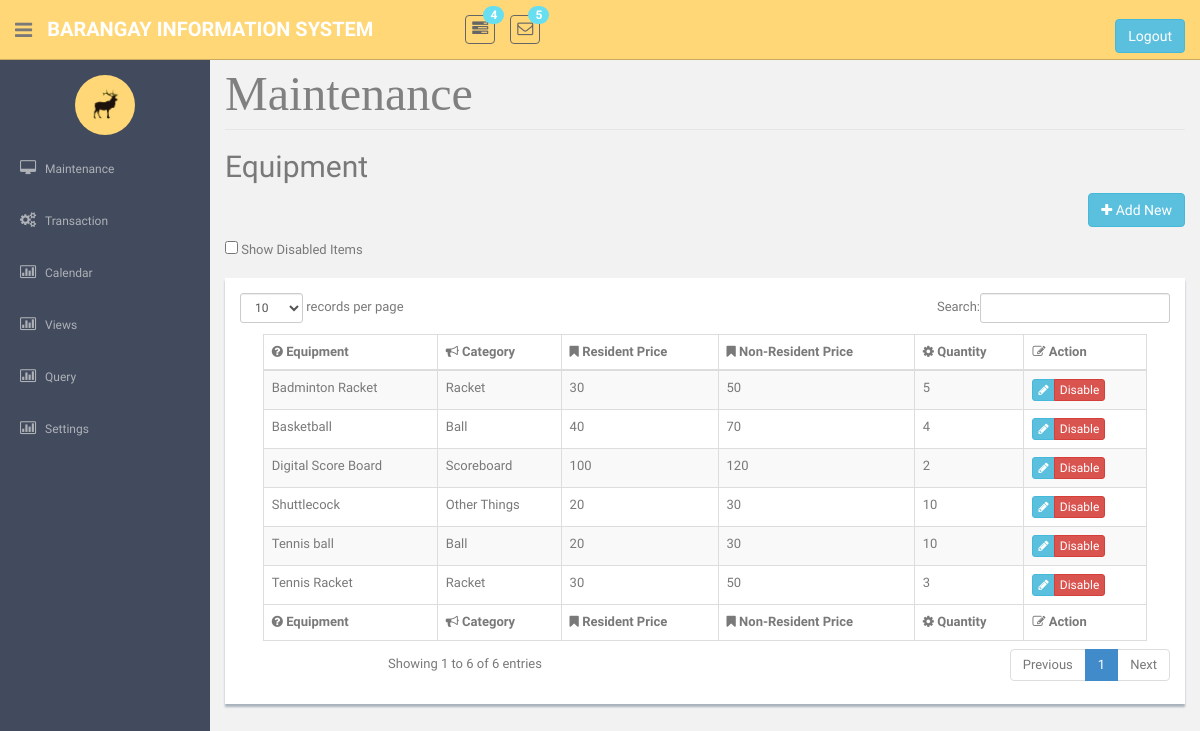
/EquipmentMaintenance.php, run on the app's committed database.
### tables this page shows
CREATE TABLE `tblequipment` (
  `strEquipNo` int(25) NOT NULL,
  `strEquipName` varchar(85) NOT NULL,
  `strEquipCategory` varchar(25) NOT NULL,
  `intEquipQuantity` int(11) NOT NULL,
  `dblEquipFee` double NOT NULL,
  `dblEquipNResidentCharge` double NOT NULL,
  `strStatus` varchar(10) NOT NULL,
  `imageUpload` varchar(100) NOT NULL
);

CREATE TABLE `tblcategory` (
  `strCategoryCode` int(25) NOT NULL,
  `strCategoryDesc` varchar(45) NOT NULL,
  `strCategoryType` varchar(45) NOT NULL
);

### EquipmentMaintenance.php (the view, shortened to what this page needs)
<!DOCTYPE html>
    <?php require('header.php');?>
    <?php require('sidebar.php');?>
<link href="datTables/dataTables.bootstrap.css" rel="stylesheet" />
      <section id="main-content">
          <section class="wrapper site-min-height">
<legend ><font face = "cambria" size = 8 color = "grey">  Maintenance </font></legend>
		<h2> Equipment</h2>
				<p align="right">
				<button type="button" class="btn btn-info" onclick = "window.location.href='EquipmentAdd.php'"><i class="fa fa-plus"></i> Add New</button>
				</p>
				<input type= checkbox id = "showdisabled" onclick ="showdis()"> Show Disabled Items<br>
										<center><br>
<div class = "showback" id = 'tblview'>
	<form method = POST>
				<table class="table table-striped table-bordered table-hover"  border = '3' style = 'width:95%' id="dataTable">
					<thead>
						<tr>
							<th><i class="fa fa-question-circle"></i> Equipment </th>
							<th><i class="fa fa-bullhorn"></i> Category </th>
							<th><i class="fa fa-bookmark"></i> Resident Price</th>
							<th><i class="fa fa-bookmark"></i> Non-Resident Price</th>
							<th><i class="fa fa-cog"></i> Quantity </th>
							<th><i class="fa fa-edit"></i> Action</th>
						</tr>
					</thead>
					<tfoot>
						<tr>
							<th><i class="fa fa-question-circle"></i> Equipment </th>
							<th><i class="fa fa-bullhorn"></i> Category </th>
							<th><i class="fa fa-bookmark"></i> Resident Price</th>
							<th><i class="fa fa-bookmark"></i> Non-Resident Price</th>
							<th><i class="fa fa-cog"></i> Quantity </th>
							<th><i class="fa fa-edit"></i> Action</th>
						</tr>
					</tfoot>
					<tbody><?php
					require('connection.php');
						$sql = "select * from tblequipment where strStatus = 'Enabled'";
						$query = mysqli_query($con, $sql);
						if(mysqli_num_rows($query) > 0){
							while($row = mysqli_fetch_object($query)){?>
								<tr> <td><?php echo $row->strEquipName?></td>
									<td><?php
								$query2 = mysqli_query($con,"Select * from tblCategory where strcategorycode = '$row->strEquipCategory'");
								if(mysqli_num_rows($query2) > 0){
									while($row1 = mysqli_fetch_object($query2)){
										echo  $row1->strCategoryDesc;
									}
								}
					?>				</td>
									<td><?php echo $row->dblEquipFee?></td>
									<td><?php echo $row->dblEquipNResidentCharge?></td>
									<td><?php echo $row->intEquipQuantity?></td>
									<td><div class="btn-group " role="group" aria-label="..." >
									<div class="btn-group " role="group">
									<button  class="btn btn-info btn-xs" type = submit name = "btnEdit" value = <?php echo $row->strEquipNo; ?> ><i class="fa fa-pencil"></i></button>
									</div>
									<div class="btn-group " role="group" >
									<button  class="btn btn-danger btn-xs" type = submit name = "btnDelete" onclick = "return confirm('Do you really want to continue?');" value = <?php echo $row->strEquipNo; ?> >Disable</button>
									</div>
									</div></td>
								</tr>
		<?php }} ?></tbody>
				</table>
                    </form>
</div><br><br>
                  </center>
		</section><! --/wrapper -->
      </section>
  </section>
  </body>
</html>

### assets/css/style.css (style rules this page uses)
body { color: #797979; background: #f2f2f2; font-family: 'Ruda', sans-serif; padding: 0px !important; margin: 0px !important; font-size:13px; }
#main-content { margin-left: 210px; }
.wrapper { display: inline-block; margin-top: 60px; padding-left: 15px; padding-right: 15px; padding-bottom: 15px; padding-top: 0px; width: 100%; }
.showback { background: #ffffff; padding: 15px; margin-bottom: 15px; box-shadow: 0px 3px 2px #aab2bd; }
.site-min-height { min-height: 900px; }

### data on the page
tblequipment: strEquipName "Badminton Racket", dblEquipFee "30", dblEquipNResidentCharge "50", intEquipQuantity "5", $row->strEquipNo 11 (drawn)
tblcategory: strCategoryDesc "Racket"
tblequipment: strEquipName "Tennis Racket", dblEquipFee "30", dblEquipNResidentCharge "50", intEquipQuantity "3", $row->strEquipNo 12 (drawn)
tblequipment: strEquipName "Basketball", dblEquipFee "40", dblEquipNResidentCharge "70", intEquipQuantity "4", $row->strEquipNo 13 (drawn)
tblcategory: strCategoryDesc "Ball"
tblequipment: strEquipName "Shuttlecock", dblEquipFee "20", dblEquipNResidentCharge "30", intEquipQuantity "10", $row->strEquipNo 14 (drawn)
tblcategory: strCategoryDesc "Other Things"
tblequipment: strEquipName "Tennis ball", dblEquipFee "20", dblEquipNResidentCharge "30", intEquipQuantity "10", $row->strEquipNo 15 (drawn)
tblequipment: strEquipName "Digital Score Board", dblEquipFee "100", dblEquipNResidentCharge "120", intEquipQuantity "2", $row->strEquipNo 16 (drawn)
tblcategory: strCategoryDesc "Scoreboard"
